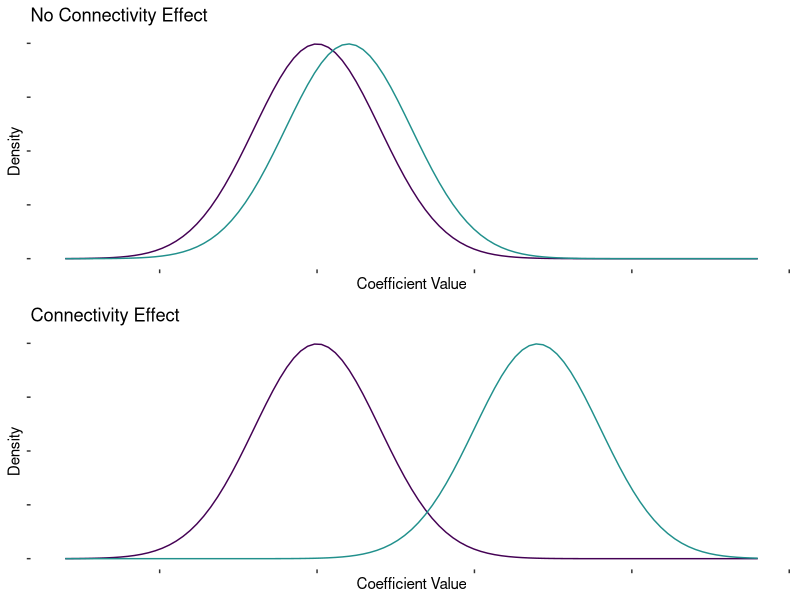
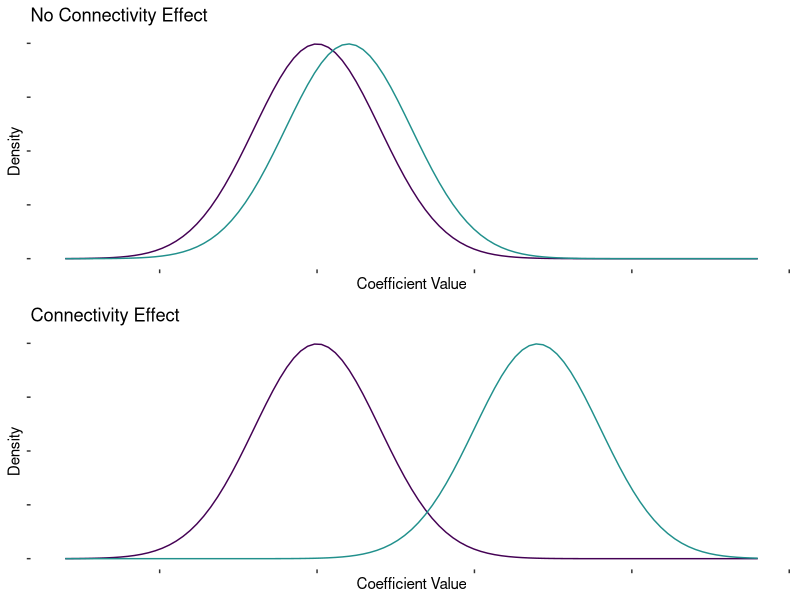

Write R code to recreate these figures, in order.
# ---- distribution_cartoons ----

library(ggplot2)
library(cowplot)

x_values <- data.frame(x = c(-3, 3))

dnorm_shift_small <- function(x){
  dnorm(x, mean = 0.5)
}

dnorm_shift_big <- function(x){
  dnorm(x, mean = 3.5)
}

gg_base <- ggplot(x_values, aes(x)) +
  theme(axis.text = element_blank(),
        panel.background = element_rect(fill = "transparent", color = NA),
        plot.background = element_rect(
          color = NA,
          fill = "transparent"),
        panel.border = element_blank()) +
  ylab("Density") + xlab("Coefficient Value") +
  xlim(-4, 7)

(res <- plot_grid(
  gg_base +
    stat_function(fun = dnorm,
                  color = viridis::viridis(1, begin = 0)) +
    stat_function(fun = dnorm_shift_small,
                  color = viridis::viridis(1, begin = 0.5)) +
    ggtitle("No Connectivity Effect"),
  gg_base +
    stat_function(fun = dnorm,
                  color = viridis::viridis(1, begin = 0)) +
    stat_function(fun = dnorm_shift_big,
                  color = viridis::viridis(1, begin = 0.5)) +
    ggtitle("Connectivity Effect"),
ncol = 1))

ggsave("figures/distribution_cartoon.png", res, scale = 0.8, width = 4.125)

palette <- c(viridis::viridis(1, begin = 0.5),
      viridis::viridis(1, begin = 0))
